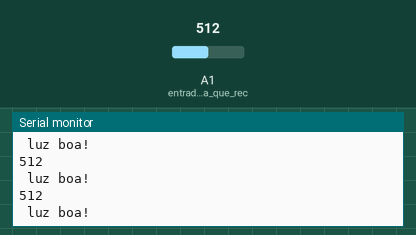
Bench run of a sketch on a simulated Arduino Uno, built with avr-gcc and run on an emulated ATmega328P. Parts: the last lines printed to the serial monitor. Inputs (shaded band) come from the test bench; at power-on: A1 (entrada_analogica_que_rec) = 512.

Above: at 1.2 s.
1.3 s: A1 (entrada_analogica_que_rec) set to 1010
At 2.3 s:
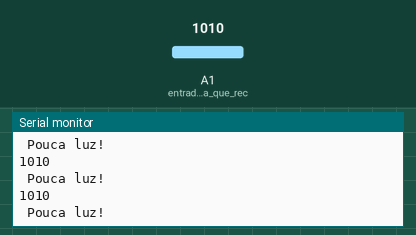
2.8 s: A1 (entrada_analogica_que_rec) set to 990
At 3.7 s:
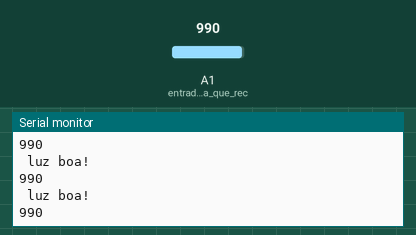
Timing chart, 0 to 5.8 s (numbered marks = the images above; inputs shaded):
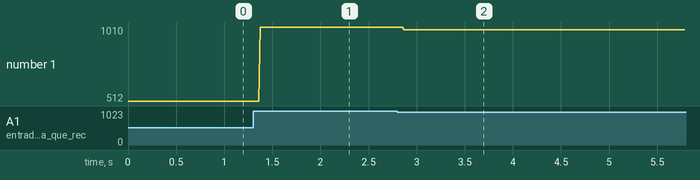

Measured:
- after the input at 1.3 s, the serial monitor: prints a new line after 0.07 s (image 1)
- after the input at 2.8 s, the serial monitor: prints a new line after 0.07 s (image 2)
- plotted number 1: 512 → 1010 after the input at 1.3 s, 1010 → 990 after the input at 2.8 s

The sketch:

LDR.ino
```cpp
void setup() {
  pinMode(A1, INPUT); // entrada analogica que recebe a luminosidade
  Serial.begin(9600); // inicia o monitor serial
}

void loop() {
  int valorLDR = analogRead(A1); // variavel que recebe o valor de luminosidade
  Serial.print(valorLDR); // printa o valor
  if (valorLDR > 1000){ // valor menor que 100?
    Serial.print("\n Pouca luz! \n");
    }
  else{ // se nao:
    Serial.print("\n luz boa! \n");
    }
}
```
